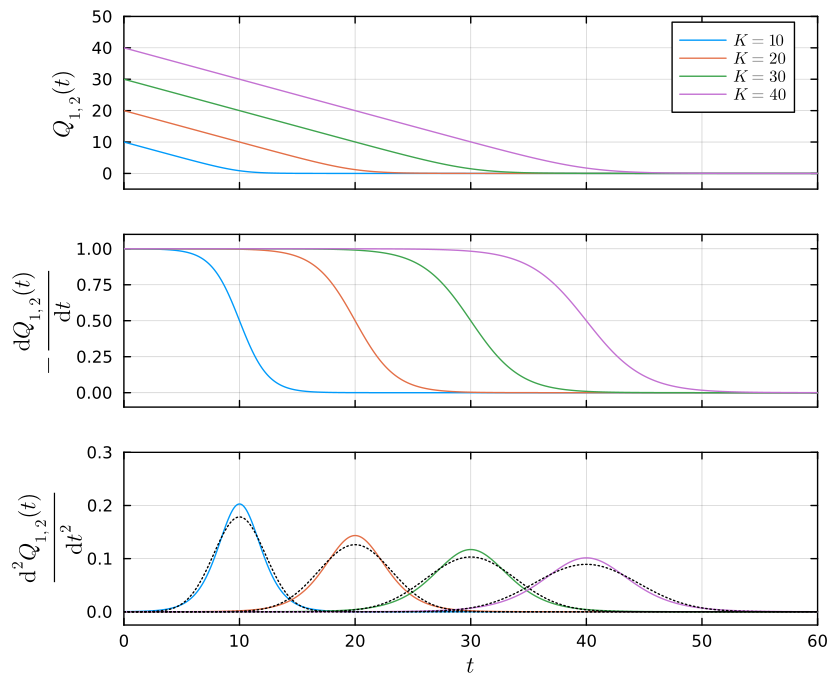

Here is the Julia script that generated this plot:
using Plots, ForwardDiff, LaTeXStrings, Measures
using DifferentialEquations

function σ(K, c)
    return sqrt(K*c)
end

function B(K,c)
    return sqrt((π^2)/(3*(σ(K, c)^2)))
end

function A(K,c)
    return K / log(1 + exp(K * B(K,c)))
end

function Q(K, φ, c, t)
    return A(K, c) * log(1 + exp(B(K, c) * (K - t / φ)))
end

function dQ(K, φ, c, t)
    return ForwardDiff.derivative(t -> Q(K, φ, c, t), t)
    # return - (A(K, φ, c) * B(K, c) / φ) / (1 + exp(-B(K, c) * (K - t / φ)))
end

function ddQ(K, φ, c, t)
    return ForwardDiff.derivative(t -> dQ(K, φ, c, t), t)
    # aux_exp = exp(-B(K, c) * (K - t / φ))
    # return (A(K, φ, c) * (B(K, c) / φ)^2) * (aux_exp / (1 + aux_exp)^2)
end

function normal(K, φ, c, t)
    c1 = (1/(φ^2))*(1/sqrt(2*π*(σ(K, c)^2)))
    c2 = exp(-((K - t/φ)^2) / (2 * (σ(K, c)^2)))
    return c1 * c2
end

function plot_q(c, φ)
    K1 = 10.0
    K2 = 20.0
    K3 = 30.0
    K4 = 40.0

    t0 = 0.0
    t1 = 60.0
    t = collect(t0:0.01:t1)

    q_values = Q.(K1, φ, c, t)
    p = plot(t, q_values, label = L"K = 10")

    q_values = Q.(K2, φ, c, t)
    plot!(t, q_values, label = L"K = 20")

    q_values = Q.(K3, φ, c, t)
    plot!(t, q_values, label = L"K = 30")

    q_values = Q.(K4, φ, c, t)
    plot!(t, q_values, label = L"K = 40")

    plot!(ylabel=L"$Q_{1,2} (t)$")

    plot!(frame = :box)
    plot!(xlims = [t0,t1])
    plot!(ylims=[-5,50])
    plot!(xticks = (t0:10:t1,[]))
    return p
end

function plot_dq(c, φ)
    K1 = 10.0
    K2 = 20.0
    K3 = 30.0
    K4 = 40.0

    t0 = 0.0
    t1 = 60.0
    t = collect(t0:0.01:t1)

    dq_values = -dQ.(K1, φ, c, t)
    p = plot(t, dq_values)

    dq_values = -dQ.(K2, φ, c, t)
    plot!(t, dq_values)

    dq_values = -dQ.(K3, φ, c, t)
    plot!(t, dq_values)

    dq_values = -dQ.(K4, φ, c, t)
    plot!(t, dq_values)

    plot!(ylabel=L"$- \frac{\mathrm{d} Q_{1,2} (t)}{\mathrm{d} t}$")

    plot!(legend = false)
    plot!(frame = :box)
    plot!(xlims = [t0,t1])
    plot!(ylims=[-0.1,1.1])
    plot!(xticks = (t0:10:t1,[]))
    return p
end

function plot_ddq(c, φ)
    K1 = 10.0
    K2 = 20.0
    K3 = 30.0
    K4 = 40.0

    t0 = 0.0
    t1 = 60.0
    t = collect(t0:0.01:t1)

    ddq_values = ddQ.(K1, φ, c, t)
    p = plot(t, ddq_values)

    ddq_values = ddQ.(K2, φ, c, t)
    plot!(t, ddq_values)

    ddq_values = ddQ.(K3, φ, c, t)
    plot!(t, ddq_values)

    ddq_values = ddQ.(K4, φ, c, t)
    plot!(t, ddq_values)

    # plot the Gaussians for comparison
    ddq_values = normal.(K1, φ, c, t)
    plot!(t, ddq_values, color=:black,ln=2,style=:dot,label=false)

    ddq_values = normal.(K2, φ, c, t)
    plot!(t, ddq_values, color=:black,ln=2,style=:dot,label=false)

    ddq_values = normal.(K3, φ, c, t)
    plot!(t, ddq_values, color=:black,ln=2,style=:dot,label=false)

    ddq_values = normal.(K4, φ, c, t)
    plot!(t, ddq_values, color=:black,ln=2,style=:dot,label=false)

    plot!(xlabel=L"$t$")
    plot!(ylabel=L"$\frac{\mathrm{d}^2 Q_{1,2} (t)}{\mathrm{d} t^2}$")

    plot!(legend = false)
    plot!(frame = :box)
    plot!(xlims = [t0,t1])
    plot!(ylims=[-0.025,0.3])
    plot!(xticks = t0:10:t1)
    plot!(yticks = 0:0.1:0.3)
    return p
end

function non_stochastic_eqs(c, φ)
    p1 = plot_q(c, φ)
    p2 = plot_dq(c, φ)
    p3 = plot_ddq(c, φ)

    p = plot(p1, p2, p3, layout = (3, 1), left_margin=2mm, size=(600,500))
    savefig(p, "dequeuing_example.pdf") 

    return p
end

function test_sde(c, φ)
    tspan = (0.0, 60.0)
    t0 = tspan[1]
    t1 = tspan[2]

    function solve_sde(K, c, φ)
        u0 = K
        p = (-1/φ, sqrt(c))

        drift_fun(u, p, t) = p[1] * sign(u)
        diffusion_fun(u, p, t) = p[2] * tanh(u)

        prob = SDEProblem(drift_fun, diffusion_fun, u0, tspan, p)
        return solve(prob, EM(), dt=0.0125, adaptive=false)

        # f(u,p,t) = -sign(u) / (φ - c)
        # g(u,p,t) = 0.0
        # u0 = K

        # prob = SDEProblem(f, g, u0, tspan)

        # rate_func(u, p, t) = sqrt(c)
        # function jump_affect!(integrator)
        #     integrator.u += tanh(integrator.u) / sqrt(c)
        # end
        # jump = ConstantRateJump(rate_func, jump_affect!)
        # jump_prob = JumpProblem(prob, Direct(), jump)

        # return solve(jump_prob, SRIW1(), dt=0.01, adaptive=false)
    end

    function avg_solve_sde(K, c, φ)
        n_threads = Threads.nthreads()

        dt = (t1 - t0) / 1000.0
        T = collect(t0:dt:t1)
        U = zeros(Float64,length(T),n_threads)

        n_trials = 50000
        Threads.@threads for thread_id in 1:n_threads
            for _ in thread_id:n_threads:n_trials
                sol = solve_sde(K, c, φ)
                U[:,thread_id] += (1.0 / n_trials) .* sol.(T)
            end
        end

        return T, sum(U,dims=2)
    end

    K1 = 10.0
    K2 = 20.0
    K3 = 30.0
    K4 = 40.0

    T1, U1 = avg_solve_sde(K1,c,φ)
    T2, U2 = avg_solve_sde(K2,c,φ)
    T3, U3 = avg_solve_sde(K3,c,φ)
    T4, U4 = avg_solve_sde(K4,c,φ)

    U1_model = Q.(K1,φ,c,T1)
    U2_model = Q.(K2,φ,c,T2)
    U3_model = Q.(K3,φ,c,T3)
    U4_model = Q.(K4,φ,c,T4)

    p1 = plot(T1,U1, label = L"K = 10")
    plot!(T2[:],U2, label = L"K = 20")
    plot!(T3[:],U3, label = L"K = 30")
    plot!(T4[:],U4, label = L"K = 40")

    plot!(T1,U1_model,color=:black,ln=2,style=:dot,label=false)
    plot!(T2,U2_model,color=:black,ln=2,style=:dot,label=false)
    plot!(T3,U3_model,color=:black,ln=2,style=:dot,label=false)
    plot!(T4,U4_model,color=:black,ln=2,style=:dot,label=false)

    plot!(frame = :box)
    plot!(xlims = [t0,t1])
    plot!(ylims=[-5,50])
    plot!(xticks = (t0:10:t1,[]))

    plot!(ylabel=L"$\overline{Q_{1,2} (t)}$")

    function get_derivs(T,U)
        U = (U[2:end] - U[1:(end-1)]) ./ (T[2:end] - T[1:(end-1)])
        T = T[1:(end-1)]

        return T, U
    end

    T1, U1 = get_derivs(T1, U1)
    T2, U2 = get_derivs(T2, U2)
    T3, U3 = get_derivs(T3, U3)
    T4, U4 = get_derivs(T4, U4)

    dU1_model = dQ.(K1,φ,c,T1)
    dU2_model = dQ.(K2,φ,c,T2)
    dU3_model = dQ.(K3,φ,c,T3)
    dU4_model = dQ.(K4,φ,c,T4)

    p2 = plot(T1,-U1)
    plot!(T2[:],-U2)
    plot!(T3[:],-U3)
    plot!(T4[:],-U4)

    plot!(xticks = t0:5:t1)

    plot!(T1,-dU1_model,color=:black,ln=2,style=:dot,label=false)
    plot!(T2,-dU2_model,color=:black,ln=2,style=:dot,label=false)
    plot!(T3,-dU3_model,color=:black,ln=2,style=:dot,label=false)
    plot!(T4,-dU4_model,color=:black,ln=2,style=:dot,label=false)

    plot!(frame = :box)
    plot!(legend = false)
    plot!(xlims = [t0,t1])
    plot!(ylims=[-0.1,1.1])
    plot!(xticks = (t0:10:t1))

    plot!(xlabel=L"$t$")
    plot!(ylabel=L"$- \frac{\mathrm{d} \overline{Q_{1,2} (t)}}{\mathrm{d} t}$")

    p = plot(p1,p2,layout=(2,1), left_margin=4mm, size=(600,375))
    savefig(p, "dequeuing_example_stochastic.pdf") 
    return p
end
